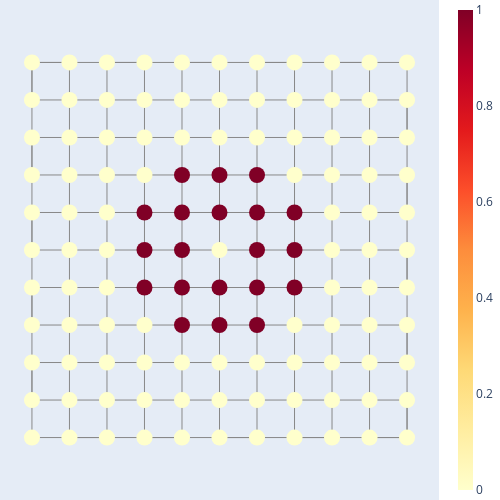

Notebook code cell kept with this figure:
### Markdown cell above
Then the $A^-$ control set.

### Code cell
RWC.plot_lat_function(lat_data, minus_set)

### Figure 1 — Plotly figure (JSON) as saved in the notebook; plotly's stock layout.template omitted (floating-point values rounded to 4 significant figures)
{"data": [{"line": {"color": "#888", "width": 1}, "mode": "lines", "type": "scatter", "x": [1, 2, 3, 4, 5, 6, 7, 8, 9, 10, 11, 11, 10, 9, 8, 7, 6, 5, 4, 3, 2, 1, 1, 2, 3, 4, 5, 6, 7, 8, 9, 10, 11, 11, 10, 9, 8, 7, 6, 5, 4, 3, 2, 1, 1, 2, 3, 4, 5, 6, 7, 8, 9, 10, 11, 11, 10, 9, 8, 7, 6, 5, 4, 3, 2, 1, 1, 2, 3, 4, 5, 6, 7, 8, 9, 10, 11, 11, 10, 9, 8, 7, 6, 5, 4, 3, 2, 1, 1, 2, 3, 4, 5, 6, 7, 8, 9, 10, 11, 11, 10, 9, 8, 7, 6, 5, 4, 3, 2, 1, 1, 2, 3, 4, 5, 6, 7, 8, 9, 10, 11], "y": [1, 1, 1, 1, 1, 1, 1, 1, 1, 1, 1, 2, 2, 2, 2, 2, 2, 2, 2, 2, 2, 2, 3, 3, 3, 3, 3, 3, 3, 3, 3, 3, 3, 4, 4, 4, 4, 4, 4, 4, 4, 4, 4, 4, 5, 5, 5, 5, 5, 5, 5, 5, 5, 5, 5, 6, 6, 6, 6, 6, 6, 6, 6, 6, 6, 6, 7, 7, 7, 7, 7, 7, 7, 7, 7, 7, 7, 8, 8, 8, 8, 8, 8, 8, 8, 8, 8, 8, 9, 9, 9, 9, 9, 9, 9, 9, 9, 9, 9, 10, 10, 10, 10, 10, 10, 10, 10, 10, 10, 10, 11, 11, 11, 11, 11, 11, 11, 11, 11, 11, 11]}, {"line": {"color": "#888", "width": 1}, "mode": "lines", "type": "scatter", "x": [1, 1, 1, 1, 1, 1, 1, 1, 1, 1, 1, 2, 2, 2, 2, 2, 2, 2, 2, 2, 2, 2, 3, 3, 3, 3, 3, 3, 3, 3, 3, 3, 3, 4, 4, 4, 4, 4, 4, 4, 4, 4, 4, 4, 5, 5, 5, 5, 5, 5, 5, 5, 5, 5, 5, 6, 6, 6, 6, 6, 6, 6, 6, 6, 6, 6, 7, 7, 7, 7, 7, 7, 7, 7, 7, 7, 7, 8, 8, 8, 8, 8, 8, 8, 8, 8, 8, 8, 9, 9, 9, 9, 9, 9, 9, 9, 9, 9, 9, 10, 10, 10, 10, 10, 10, 10, 10, 10, 10, 10, 11, 11, 11, 11, 11, 11, 11, 11, 11, 11, 11], "y": [1, 2, 3, 4, 5, 6, 7, 8, 9, 10, 11, 11, 10, 9, 8, 7, 6, 5, 4, 3, 2, 1, 1, 2, 3, 4, 5, 6, 7, 8, 9, 10, 11, 11, 10, 9, 8, 7, 6, 5, 4, 3, 2, 1, 1, 2, 3, 4, 5, 6, 7, 8, 9, 10, 11, 11, 10, 9, 8, 7, 6, 5, 4, 3, 2, 1, 1, 2, 3, 4, 5, 6, 7, 8, 9, 10, 11, 11, 10, 9, 8, 7, 6, 5, 4, 3, 2, 1, 1, 2, 3, 4, 5, 6, 7, 8, 9, 10, 11, 11, 10, 9, 8, 7, 6, 5, 4, 3, 2, 1, 1, 2, 3, 4, 5, 6, 7, 8, 9, 10, 11]}, {"marker": {"color": [0, 0, 0, 0, 0, 0, 0, 0, 0, 0, 0, 0, 0, 0, 0, 0, 0, 0, 0, 0, 0, 0, 0, 0, 0, 0, 0, 0, 0, 0, 0, 0, 0, 0, 0, 0, 0, 1, 1, 1, 0, 0, 0, 0, 0, 0, 0, 1, 1, 1, 1, 1, 0, 0, 0, 0, 0, 0, 1, 1, 0, 1, 1, 0, 0, 0, 0, 0, 0, 1, 1, 1, 1, 1, 0, 0, 0, 0, 0, 0, 0, 1, 1, 1, 0, 0, 0, 0, 0, 0, 0, 0, 0, 0, 0, 0, 0, 0, 0, 0, 0, 0, 0, 0, 0, 0, 0, 0, 0, 0, 0, 0, 0, 0, 0, 0, 0, 0, 0, 0, 0], "colorbar": {"thickness": 15}, "colorscale": [[0, "#FFFFCC"], [0.125, "#FFEDA0"], [0.25, "#FED976"], [0.375, "#FEB24C"], [0.5, "#FD8D3C"], [0.625, "#FC4E2A"], [0.75, "#E31A1C"], [0.875, "#BD0026"], [1, "#800026"]], "showscale": true, "size": 16}, "mode": "markers", "text": ["Net particle charge: 0.0", "Net particle charge: 0.0", "Net particle charge: 0.0", "Net particle charge: 0.0", "Net particle charge: 0.0", "Net particle charge: 0.0", "Net particle charge: 0.0", "Net particle charge: 0.0", "Net particle charge: 0.0", "Net particle charge: 0.0", "Net particle charge: 0.0", "Net particle charge: 0.0", "Net particle charge: 0.0", "Net particle charge: 0.0", "Net particle charge: 0.0", "Net particle charge: 0.0", "Net particle charge: 0.0", "Net particle charge: 0.0", "Net particle charge: 0.0", "Net particle charge: 0.0", "Net particle charge: 0.0", "Net particle charge: 0.0", "Net particle charge: 0.0", "Net particle charge: 0.0", "Net particle charge: 0.0", "Net particle charge: 0.0", "Net particle charge: 0.0", "Net particle charge: 0.0", "Net particle charge: 0.0", "Net particle charge: 0.0", "Net particle charge: 0.0", "Net particle charge: 0.0", "Net particle charge: 0.0", "Net particle charge: 0.0", "Net particle charge: 0.0", "Net particle charge: 0.0", "Net particle charge: 0.0", "Net particle charge: 1.0", "Net particle charge: 1.0", "Net particle charge: 1.0", "Net particle charge: 0.0", "Net particle charge: 0.0", "Net particle charge: 0.0", "Net particle charge: 0.0", "Net particle charge: 0.0", "Net particle charge: 0.0", "Net particle charge: 0.0", "Net particle charge: 1.0", "Net particle charge: 1.0", "Net particle charge: 1.0", "Net particle charge: 1.0", "Net particle charge: 1.0", "Net particle charge: 0.0", "Net particle charge: 0.0", "Net particle charge: 0.0", "Net particle charge: 0.0", "Net particle charge: 0.0", "Net particle charge: 0.0", "Net particle charge: 1.0", "Net particle charge: 1.0", "Net particle charge: 0.0", "Net particle charge: 1.0", "Net particle charge: 1.0", "Net particle charge: 0.0", "Net particle charge: 0.0", "Net particle charge: 0.0", "Net particle charge: 0.0", "Net particle charge: 0.0", "Net particle charge: 0.0", "Net particle charge: 1.0", "Net particle charge: 1.0", "Net particle charge: 1.0", "Net particle charge: 1.0", "Net particle charge: 1.0", "Net particle charge: 0.0", "Net particle charge: 0.0", "Net particle charge: 0.0", "Net particle charge: 0.0", "Net particle charge: 0.0", "Net particle charge: 0.0", "Net particle charge: 0.0", "Net particle charge: 1.0", "Net particle charge: 1.0", "Net particle charge: 1.0", "Net particle charge: 0.0", "Net particle charge: 0.0", "Net particle charge: 0.0", "Net particle charge: 0.0", "Net particle charge: 0.0", "Net particle charge: 0.0", "Net particle charge: 0.0", "Net particle charge: 0.0", "Net particle charge: 0.0", "Net particle charge: 0.0", "Net particle charge: 0.0", "Net particle charge: 0.0", "Net particle charge: 0.0", "Net particle charge: 0.0", "Net particle charge: 0.0", "Net particle charge: 0.0", "Net particle charge: 0.0", "Net particle charge: 0.0", "Net particle charge: 0.0", "Net particle charge: 0.0", "Net particle charge: 0.0", "Net particle charge: 0.0", "Net particle charge: 0.0", "Net particle charge: 0.0", "Net particle charge: 0.0", "Net particle charge: 0.0", "Net particle charge: 0.0", "Net particle charge: 0.0", "Net particle charge: 0.0", "Net particle charge: 0.0", "Net particle charge: 0.0", "Net particle charge: 0.0", "Net particle charge: 0.0", "Net particle charge: 0.0", "Net particle charge: 0.0", "Net particle charge: 0.0", "Net particle charge: 0.0"], "type": "scatter", "x": [1, 2, 3, 4, 5, 6, 7, 8, 9, 10, 11, 11, 10, 9, 8, 7, 6, 5, 4, 3, 2, 1, 1, 2, 3, 4, 5, 6, 7, 8, 9, 10, 11, 11, 10, 9, 8, 7, 6, 5, 4, 3, 2, 1, 1, 2, 3, 4, 5, 6, 7, 8, 9, 10, 11, 11, 10, 9, 8, 7, 6, 5, 4, 3, 2, 1, 1, 2, 3, 4, 5, 6, 7, 8, 9, 10, 11, 11, 10, 9, 8, 7, 6, 5, 4, 3, 2, 1, 1, 2, 3, 4, 5, 6, 7, 8, 9, 10, 11, 11, 10, 9, 8, 7, 6, 5, 4, 3, 2, 1, 1, 2, 3, 4, 5, 6, 7, 8, 9, 10, 11], "y": [1, 1, 1, 1, 1, 1, 1, 1, 1, 1, 1, 2, 2, 2, 2, 2, 2, 2, 2, 2, 2, 2, 3, 3, 3, 3, 3, 3, 3, 3, 3, 3, 3, 4, 4, 4, 4, 4, 4, 4, 4, 4, 4, 4, 5, 5, 5, 5, 5, 5, 5, 5, 5, 5, 5, 6, 6, 6, 6, 6, 6, 6, 6, 6, 6, 6, 7, 7, 7, 7, 7, 7, 7, 7, 7, 7, 7, 8, 8, 8, 8, 8, 8, 8, 8, 8, 8, 8, 9, 9, 9, 9, 9, 9, 9, 9, 9, 9, 9, 10, 10, 10, 10, 10, 10, 10, 10, 10, 10, 10, 11, 11, 11, 11, 11, 11, 11, 11, 11, 11, 11]}], "layout": {"height": 500, "hovermode": "closest", "margin": {"b": 0, "l": 0, "r": 0, "t": 0}, "showarrow": false, "showlegend": false, "width": 500, "xaxis": {"showgrid": false, "showticklabels": false, "zeroline": false}, "yaxis": {"scaleanchor": "x", "showgrid": false, "showticklabels": false, "zeroline": false}}}
